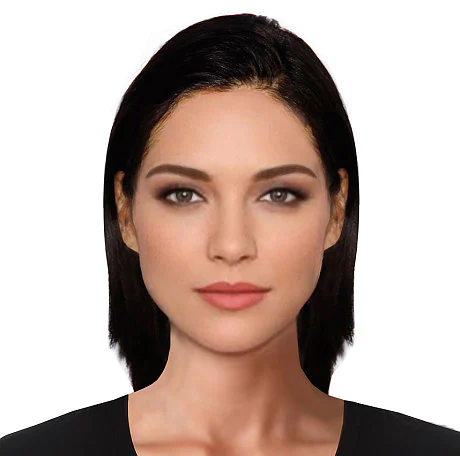
#> input picture Consice Computer Vision/Images/face1.png, 460 x 456 px
$ python ImageData_3.py
#> lines starting #> are read from the running program, lines starting #| are printed output that depends on the picture
"""
Exercise 1.3 (Different Impacts of Amplitudes and Phase in Frequency Space on
Resulting Filtered Images) It is assumed that you have access to FFT programs for
the 2D DFT and inverse 2D DFT. The task is to study the problem of evaluating
information contained in amplitude and phase of the Fourier transforms:
1. Transform images of identical size into the frequency domain. Map the resulting
complex numbers into amplitudes and phases. Use the amplitudes of one image
and the phases of the other image, and transform the resulting array of complex
numbers back into the spatial domain. Who is “winning”, i.e. can you see the
image contributing the amplitude or the image contributing the phase?
2. Select scalar images showing some type of homogeneous textures; transform
these into the frequency domain and modify either the amplitude or the phase of
the Fourier transform in a uniform way (for all frequencies), before transform-
ing back into the spatial domain. Which modification causes a more significant
change in the image?
3. Do the same operations and tests for a set of images showing faces of human
beings.
Discuss your findings. How do uniform changes (of different degrees), either in
amplitude or in phase, alter the information in the given image
"""

import cv2
import numpy as np

from math import sqrt, exp, atan2, cos, sin, pi

def ex1():

    img1 =cv2.imread('Images/face1.png', cv2.IMREAD_GRAYSCALE)
    img2 =cv2.imread('Images/face2.png', cv2.IMREAD_GRAYSCALE)

    img1 = cv2.resize(img1, (500,500))
    img2 = cv2.resize(img2, (500,500))


    phase = lambda f_img, w, h: np.array([[ atan2(f_img[j,i].imag, f_img[j,i].real)  for i in range(w)] for j in range(h) ])
    magnitude = lambda f_img, w, h: np.array([[sqrt(f_img[j,i].real**2 + f_img[j,i].imag**2) for i in range(w)] for j in range(h) ])
    to_complex = lambda mag, ph, w, h: np.array([[ complex( mag[j,i]*cos(ph[j,i]) , mag[j,i]*sin(ph[j,i]) ) for i in range(w)] for j in range(h) ])


    img1_dft = np.fft.fft2(img1)
    img1_f_ph = phase(img1_dft, 500, 500)
    img1_f_mag = magnitude(img1_dft, 500, 500)

    img2_dft = np.fft.fft2(img2)
    img2_f_ph = phase(img2_dft, 500, 500)
    img2_f_mag = magnitude(img2_dft, 500, 500)


    img3_dft = to_complex(img1_f_mag,img2_f_ph, 500, 500)
    img3 = np.fft.ifft2(img3_dft)

    print(img3)
    #print(img.shape, img1_f_mag[0][10])

    cv2.imshow('Img1', img1)
    cv2.imshow('Img2', img2)
    cv2.imshow('Img3', np.real(img3).astype(np.int8))

    key = cv2.waitKey(0)
    if  key & 0xFF == ord('q'):
        return

def ex2():
    img1 =cv2.imread('Images/face1.png', cv2.IMREAD_GRAYSCALE)
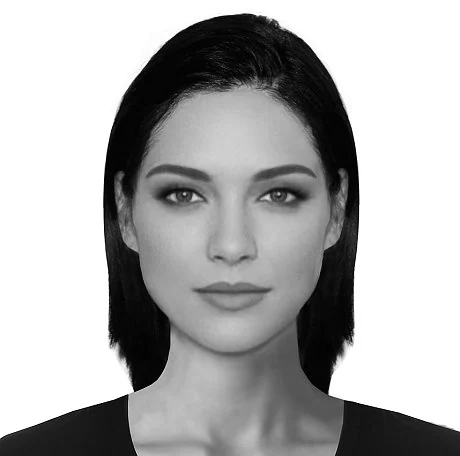
#> img1: shape (456, 460); min 0, max 255, mean 173.7
    img2 =cv2.imread('Images/homo2.png', cv2.IMREAD_GRAYSCALE)
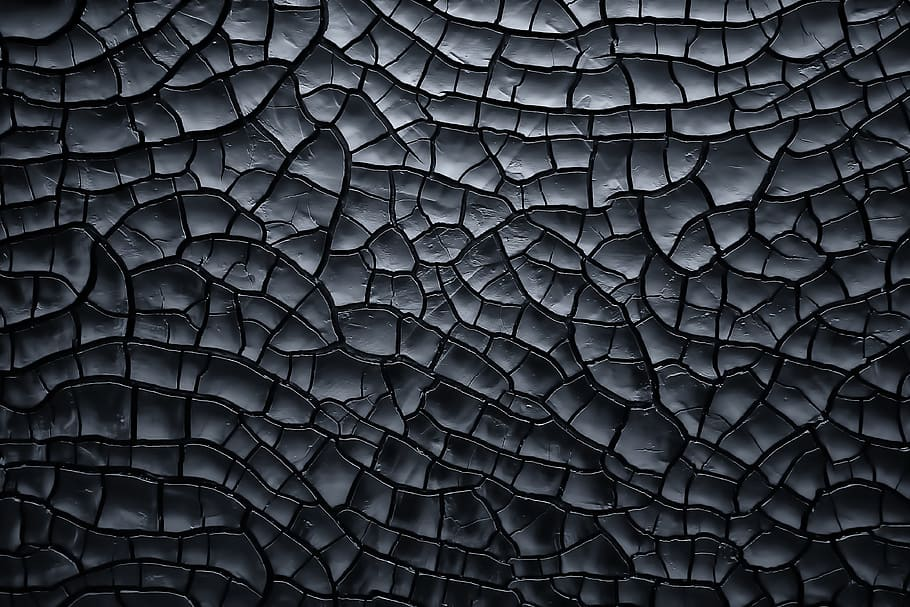
#> input picture Consice Computer Vision/Images/homo2.png, 910 x 607 px
#> img2: shape (607, 910); min 0, max 255, mean 50.3

    img1 = cv2.resize(img1, (500,500))
#> img1: shape (500, 500)
    img2 = cv2.resize(img2, (500,500))
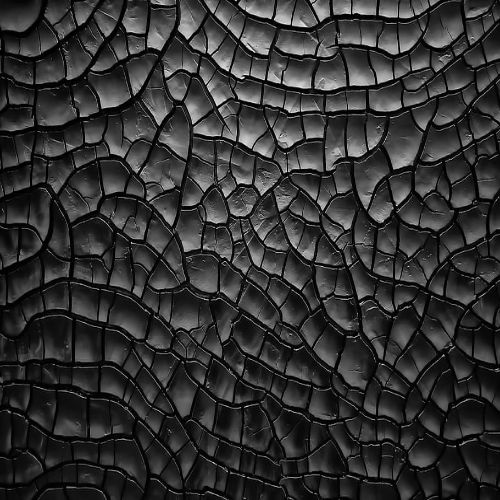
#> img2: shape (500, 500); min 0, max 247, mean 50.2


    phase = lambda f_img, w, h: np.array([[ atan2(f_img[j,i].imag, f_img[j,i].real)  + -100 for i in range(w)] for j in range(h) ])
    magnitude = lambda f_img, w, h: np.array([[sqrt(f_img[j,i].real**2 + f_img[j,i].imag**2) + 0 for i in range(w)] for j in range(h) ])
    to_complex = lambda mag, ph, w, h: np.array([[ complex( mag[j,i]*cos(ph[j,i]) , mag[j,i]*sin(ph[j,i]) ) for i in range(w)] for j in range(h) ])


    img1_dft = np.fft.fft2(img1)
    img1_f_ph = phase(img1_dft, 500, 500)
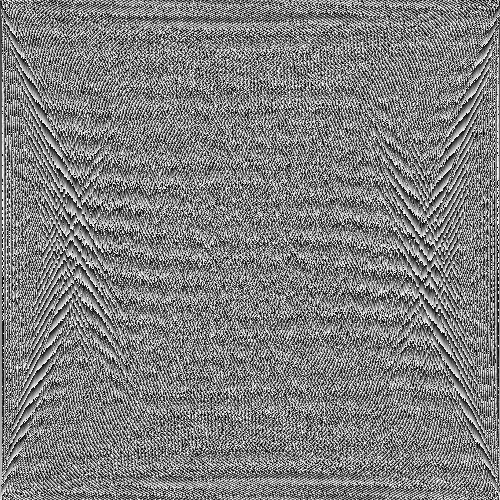
#> img1_f_ph: shape (500, 500) float64; min -103.1, max -96.86, mean -100; drawn with min black and max white
    img1_f_mag = magnitude(img1_dft, 500, 500)

    img3_dft = to_complex(img1_f_mag, img1_f_ph, 500, 500)
    img3 = np.fft.ifft2(img3_dft)

    print(img3)
#> (printed output is left out)
    #print(img.shape, img1_f_mag[0][10])

    cv2.imshow('Img1', img1)
    cv2.imshow('Img3', np.real(img3).astype(np.int8))
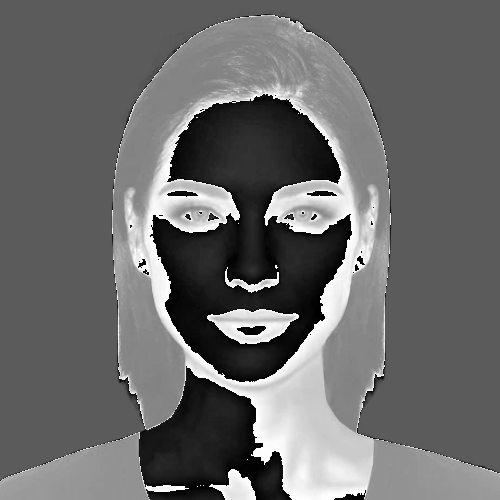
#> window 'Img3': shape (500, 500) int8; min -128, max 127, mean -22.3; drawn with min black and max white

    key = cv2.waitKey(0)
#> (key q is pressed here)
    if  key & 0xFF == ord('q'):
        return


if __name__ == '__main__':
    ex2()
